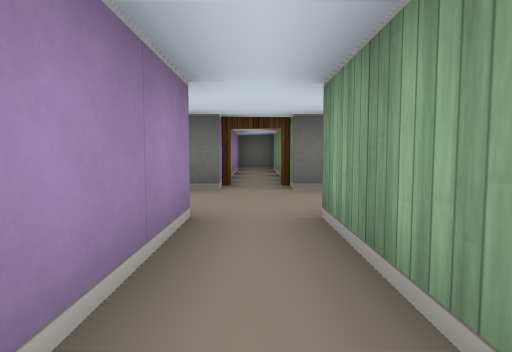
[1] (above)

16 first-person views from a walk through a cub3D ray-caster map. The camera is about half as high as the walls, tilts 4° down and sees 75° across. The floor is counted in squares. Each view is taken from the middle of a square. On the plan, view 1 faces up. The plan holds only what a view shows up to about 9 squares ahead; the rest is blank.

[2]
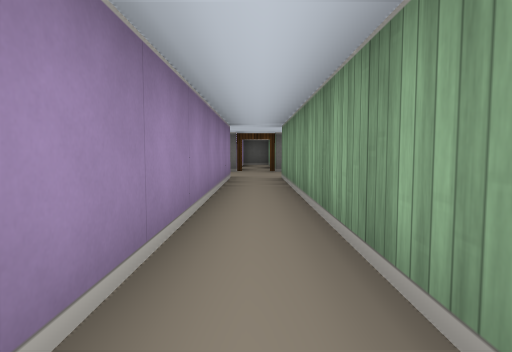

[3]
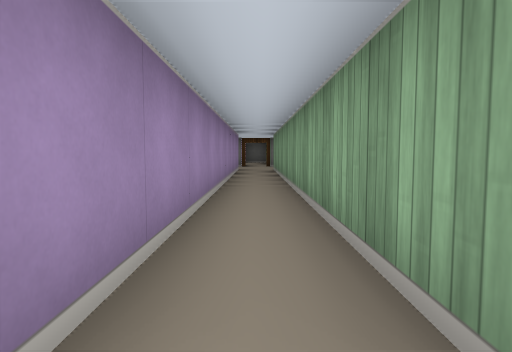

[4]
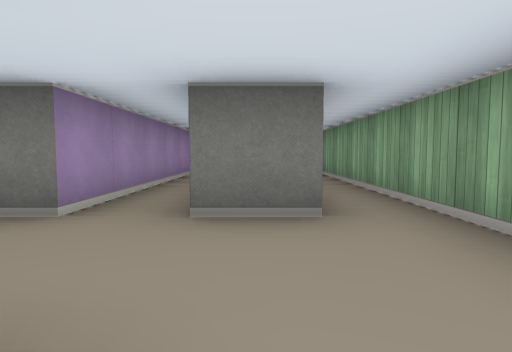

[5]
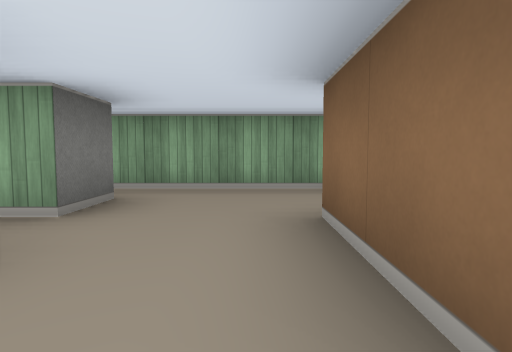

[6]
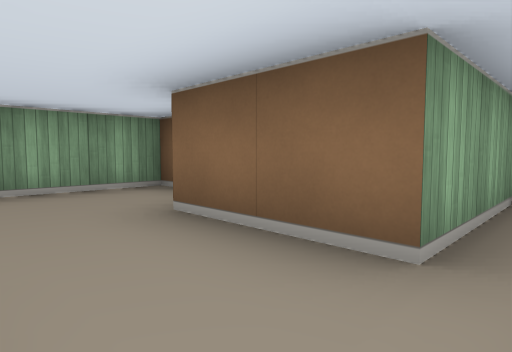

[7]
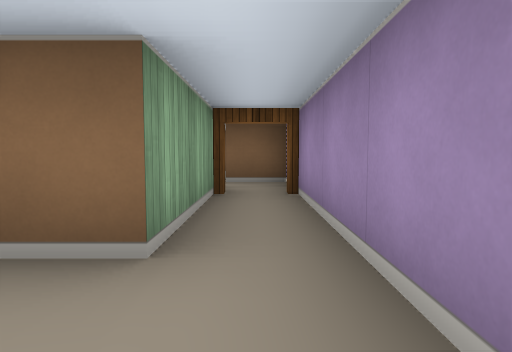

[8]
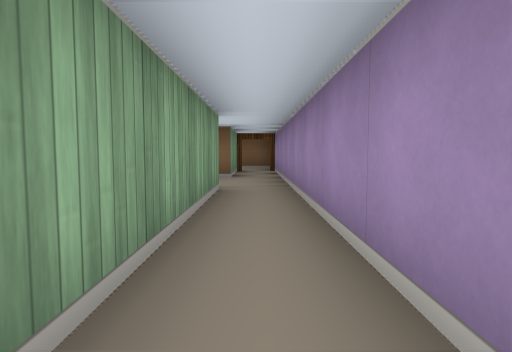

[9]
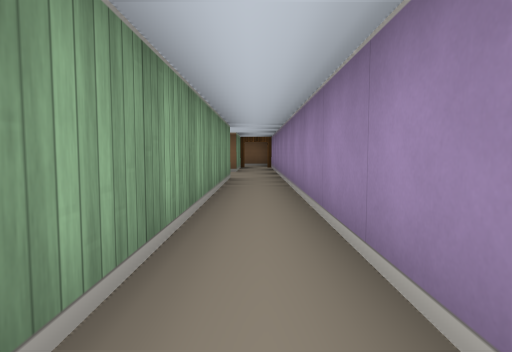

[10]
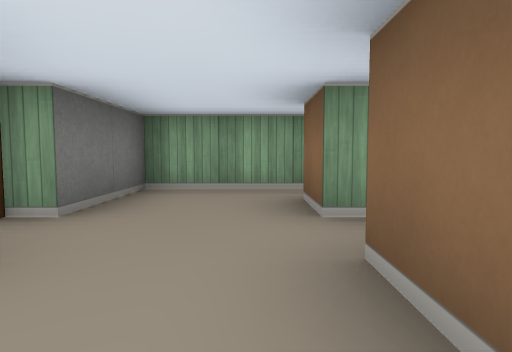

[11]
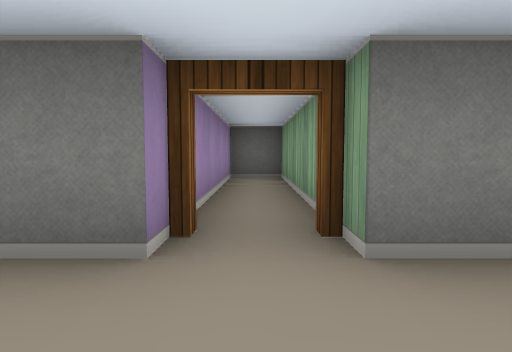

[12]
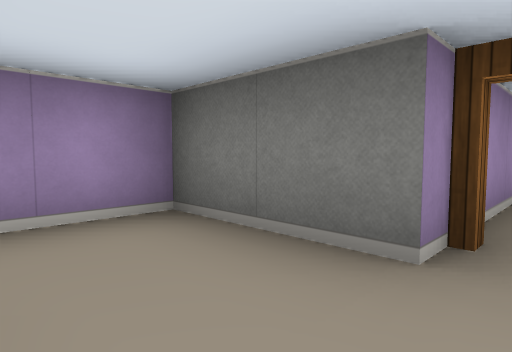

[13]
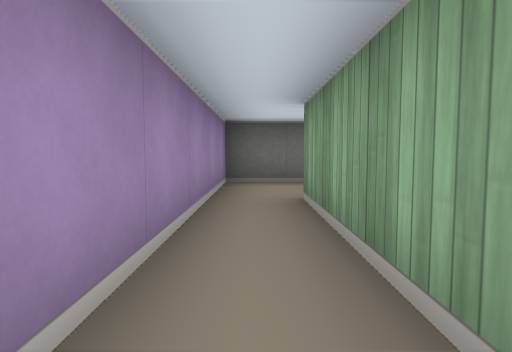

[14]
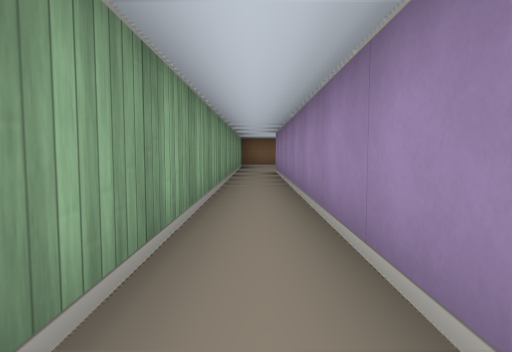

[15]
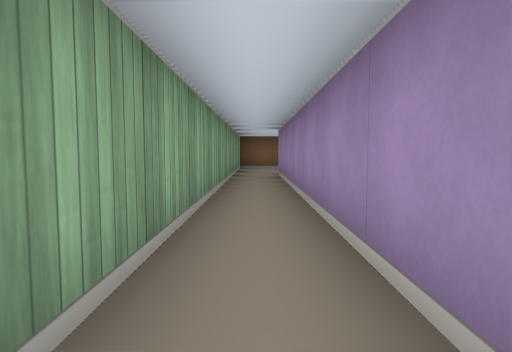

[16]
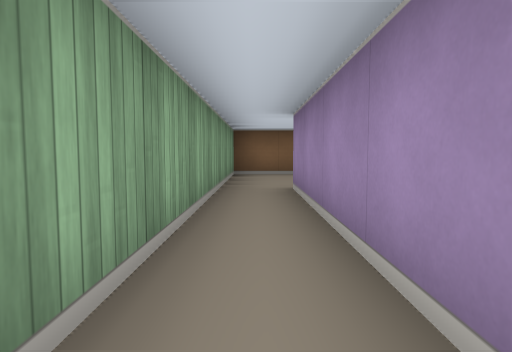

### Floor plan
Points are (right, up) in squares from view 1. A wall is a line through its corners. A room is listed if a view was taken in it or the views show most of it. See-through windows are left out.
Room 1 (views 1, 2, 3, 4, 11, 12, 14, 15, 16)
walls: (1.5, 1.4) (1.5, -6.5) (0.5, -6.5) (0.5, 2.5) (1.5, 2.5); (-0.5, 2.5) (-0.5, -6.5); (-0.5, -8.5) (0.5, -8.5); (1.1, -9.5) (2.5, -9.5) (2.5, 4.5) (0.5, 4.5)
ways out: opening at (-1, -7.5) to room 2; opening at (-1, 3.5) to room 2; open door at (0, 5) to room 3
Room 2 (views 5, 6, 7, 8, 9, 10, 13)
walls: (-1.5, -6.5) (-1.5, 2.5) (-0.5, 2.5); (-0.5, -6.5) (-1, -6.5); (-0.5, 4.5) (-2.5, 4.5) (-2.5, -11.1); (-1.5, -11.1) (-1.5, -8.5) (-0.5, -8.5)
ways out: opening at (-1, -7.5) to room 1; opening at (-1, 3.5) to room 1; open door at (-2, -11)
Room 3 (no view inside)
walls: (0.5, 4.5) (0.5, 9.5) (-0.5, 9.5) (-0.5, 4.5)
ways out: open door at (0, 5) to room 1

Positions as (right, up) in squares from view 1, and headings:
1: (0, 0), facing up
2: (0, -4), facing up
3: (0, -7), facing up
4: (1, -9), facing up
5: (-2, -8), facing right
6: (-2, -7), facing down-right
7: (-2, -7), facing down
8: (-2, -2), facing down
9: (-2, 0), facing down
10: (-2, 3), facing right
11: (0, 3), facing up
12: (0, 3), facing up-left
13: (-2, -1), facing up
14: (2, 2), facing down
15: (2, 1), facing down
16: (2, -2), facing down
